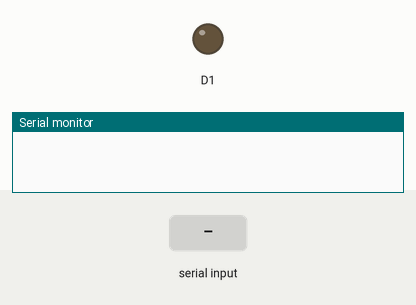
This sketch was run on a simulated ESP8266 (NodeMCU). Shown: output pins drawn as LEDs (lit = HIGH), the last lines printed to the serial monitor. The test bench sets the inputs (shaded band).

Above: at 1.2 s.
1.3 s: "90,45\n" received over Serial
At 1.8 s:
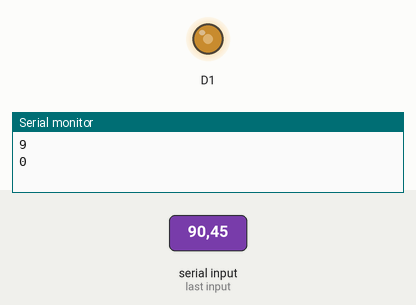
4.0 s: "2\n" received over Serial
At 5.6 s:
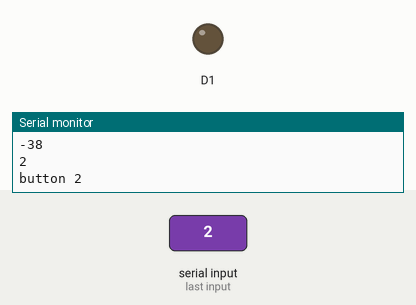
6.7 s: "30,150\n" received over Serial
At 7.1 s:
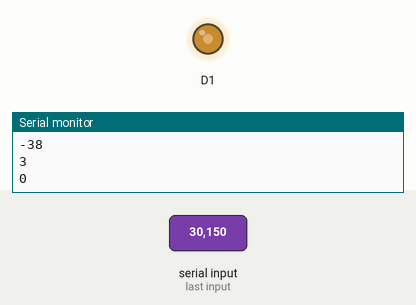
Timing chart, 0 to 13.7 s (numbered marks = the images above; inputs shaded):
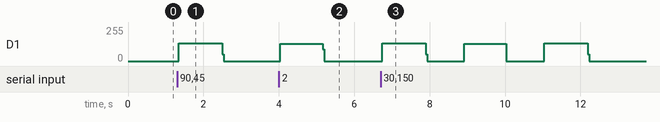

Measured:
- after the input at 1.3 s, D1: 0/255 → 132/255 at once, → 0/255 1.2 s later
- after the input at 4.0 s, D1: 0/255 → 131/255 at once, → 0/255 1.1 s later
- after the input at 6.7 s, D1: 0/255 → 132/255 at once, → 0/255 1.2 s later, → 131/255 1.0 s later, → 0/255 1.1 s later, … (6 changes in this stretch)

The sketch:

sketch_dec21a.ino
```cpp
#include <livolo.h>

byte trport = D1;              // port of 433-transmitter
Livolo livolo(trport);        // transmitter connected to pin trport
int onoff = 10;               // data from Serial
unsigned int ID = 6400;       // ID of Remote - type your own ID/ f.e. 6400; 19303; 10550; 8500; 7400
unsigned int IDB = 0;         // Number of remote's button #1: 0, #2: 96, #3: 120, #4: 24, #5: 80, #6: 48, #7: 108, #8: 12, #9: 72; #10: 40, #OFF: 106
unsigned int SCENE1 = 90;     // Number of scene (available 90, 114, 10, 18)

void setup() {
Serial.begin(9600);  // serial init
}

void loop() {

// Serial reading
//
if (Serial.available() > 0)
{
onoff = Serial.read()-48;
Serial.println(onoff);
}

if (onoff == 1)
{
  livolo.sendButton(ID, IDB);
  Serial.println("Button");
  delay (1000);
}

if (onoff == 2)
{
  //livolo.sendButton(ID, SCENE1);
  livolo.sendButton(ID, 96);

  Serial.println("button 2");
  delay (1000);
}

if (onoff == 0)
{

  livolo.sendButton(ID, 106);
  Serial.println("off");
  delay (1000);
}
}
```
